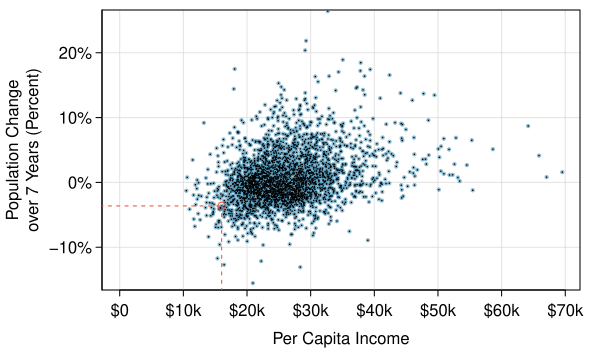

This chart was generated by the following R code:
library(openintro)
data(county)
data(COL)

ind <- 1088

myPDF("pop_change_v_per_capita_income.pdf", 6, 3.5,
      mar = c(3, 5.1, 0.5, 1),
      mgp = c(2.4, 0.5, 0))
x <- county$per_capita_income
y <- county$pop_change
ylim <- c(-15, 25) # range(y, na.rm = TRUE)
plot(x, y,
     pch = 20,
     cex = 0.7,
     type = "n",
     xlim = c(0, max(x, na.rm = TRUE)),
     ylim = ylim,
     xlab = "",
     ylab = "",
     axes = FALSE)
AxisInDollars(1, pretty(c(0, x)))
AxisInPercent(2, pretty(ylim))
abline(h = pretty(ylim), v = pretty(c(0, x)), col = COL[7, 2])
box()
points(x, y, pch = 20, cex = 0.7, col = COL[1, 3])
points(x, y, pch = ".")
mtext("Per Capita Income", 1, 1.9)
par(las = 0)
mtext("Population Change\nover 7 Years (Percent)", 2, 3)
t1 <- x[ind]
t2 <- y[ind]
lines(c(t1, t1), c(-1e5, t2),
      lty = 2,
      col = COL[4])
lines(c(-1e5, t1), c(t2, t2),
      lty = 2,
      col = COL[4])
points(t1, t2,
       col = COL[4])
dev.off()

county[ind, ]
